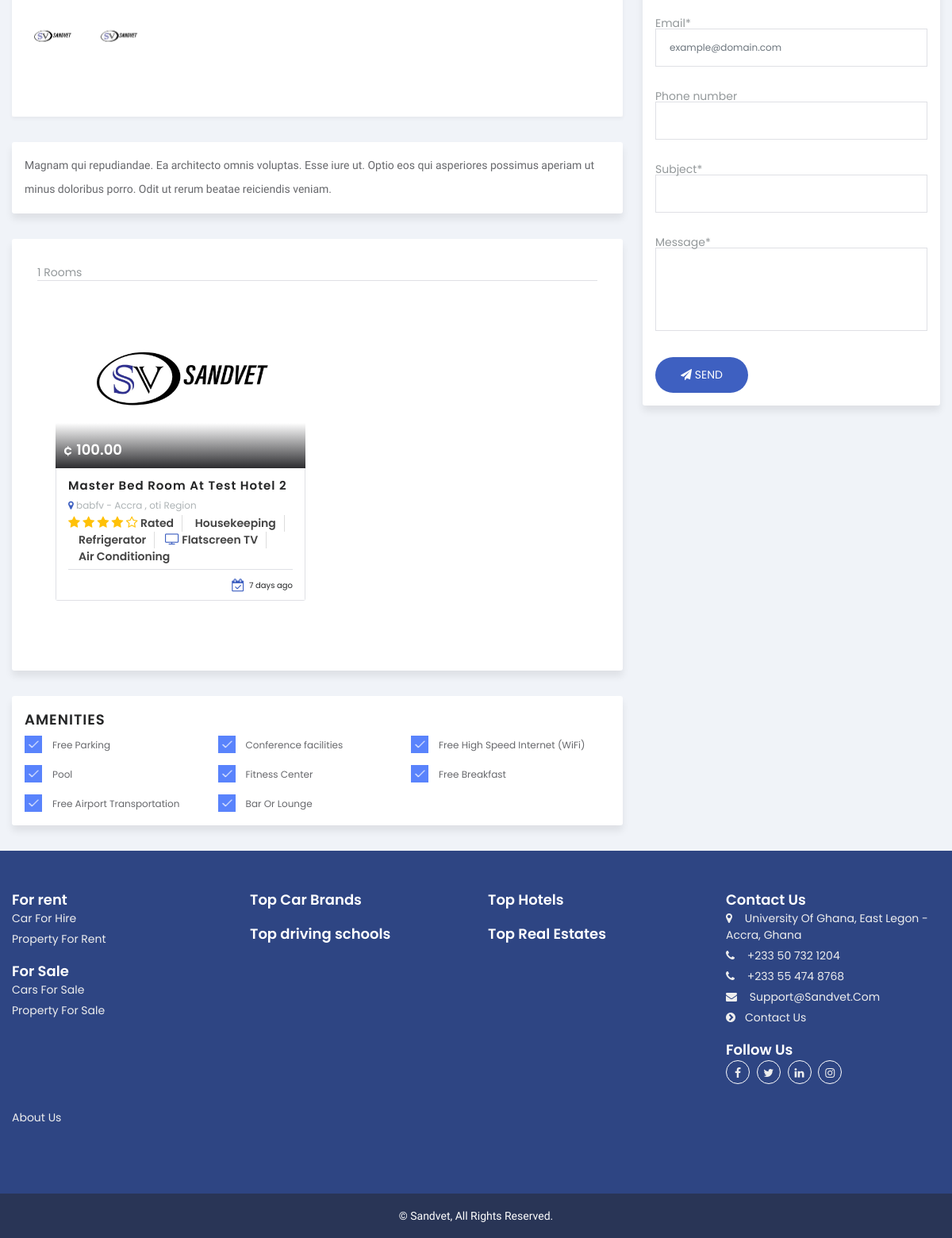
The page /property/hotel/detail/test-hotel-2/ (lower part) on the database as committed earlier.
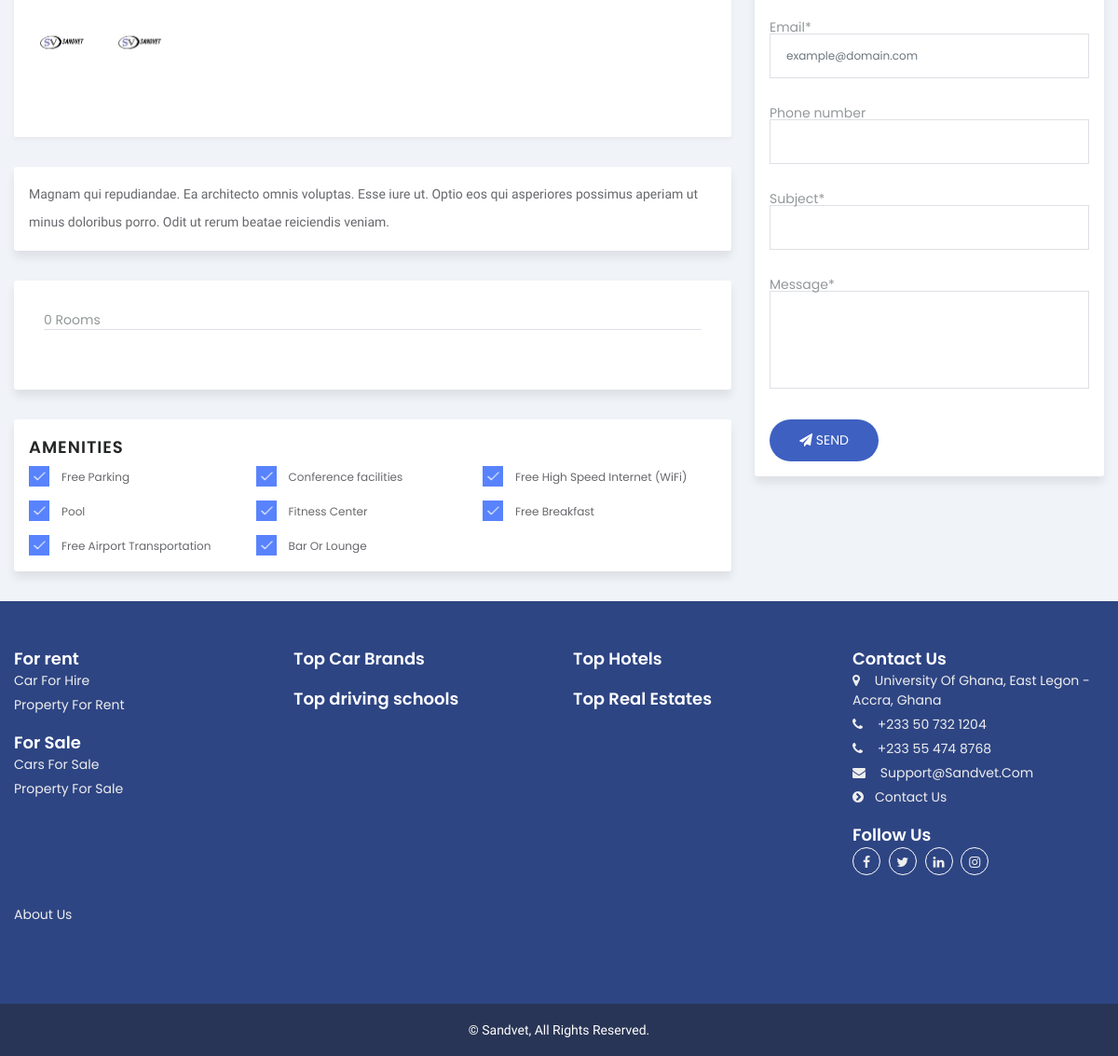
The same page on the database as committed later.
### property/models.py (models this page shows, shortened)
class HotelImage(models.Model):
    hotel = models.ForeignKey(Hotel, on_delete=models.CASCADE, null=True, blank=True, related_name='hotelimages')
    images = models.ImageField(null=True, blank=True, upload_to="hotel/imgs/")
    @property
    def imageURL(self):
        try:
            url = self.images.url
        except:
            url = ''
        return url

class Hotel(models.Model):
    title = models.CharField(max_length=200,null=True)
    location_address = models.CharField(max_length=200, null=True)
    locality = models.ForeignKey(Locality, on_delete=models.CASCADE, null=True)
    region = models.CharField(choices=REGIONS_LIST, max_length=20, null=True)
    logo = models.ImageField(upload_to='hotels/logo', null=True)
    image = models.ImageField(upload_to='hotels/')
    description = models.TextField(null=True, blank=False)
    rate = models.CharField(choices=STAR_RATING, max_length=1, null=True, blank=True)
    free_parking = models.BooleanField(default=False)
    free_wiFi = models.BooleanField(default=False)
    pool = models.BooleanField(default=False)
    fitness_center = models.BooleanField(default=False)
    free_breakfast = models.BooleanField(default=False)
    free_airport_transportation = models.BooleanField(default=False)
    conference_facilities = models.BooleanField(default=False)
    bar_or_lounge = models.BooleanField(default=False)
    views = models.PositiveIntegerField(default=0)
    featured = models.PositiveIntegerField(default=0)
    created_at = models.DateTimeField(auto_now_add=True)
    slug = AutoSlugField(
                populate_from='title',
                unique_with='created_at__month',
                slugify=custom_slugify
            )
    def __str__(self):
        return self.title
    @property
    def imageURL(self):
        try:
            url = self.image.url
        except:
            url = ''
        return url
    @property
    def logoURL(self):
        try:
            url = self.logo.url
        except:
            url = ''
        return url

class HotelRoom(models.Model):
    hotel = models.ForeignKey(Hotel, on_delete=models.CASCADE, null=True, blank=True, related_name='hotel')
    title = models.CharField(max_length=200,null=True)
    price = models.FloatField()
    image = models.ImageField(upload_to='hotels/rooms/')
    description = models.TextField(null=True, blank=False)
    housekeeping = models.BooleanField(default=False)
    refrigerator = models.BooleanField(default=False)
    flatscreen_tv = models.BooleanField(default=False)
    kitchenette = models.BooleanField(default=False)
    room_service = models.BooleanField(default=False)
    air_conditioning = models.BooleanField(default=False)
    views = models.PositiveIntegerField(default=0)
    featured = models.PositiveIntegerField(default=0)
    created_at = models.DateTimeField(auto_now_add=True)
    slug = AutoSlugField(
                populate_from='title',
                unique_with='created_at__month',
                slugify=custom_slugify
            )
    @property
    def imageURL(self):
        try:
            url = self.image.url
        except:
            url = ''
        return url
    def get_absolute_url(self):
        return reverse("property:hotel-room-detail", kwargs={
            'slug': self.slug
        })
    def get_date(self):
        time = datetime.now()
        if self.created_at.day == time.day:
            return str(time.hour - self.created_at.hour) + " hours ago"
        else:
            if self.created_at.month == time.month:
                return str(time.day - self.created_at.day) + " days ago"
            else:
                if self.created_at.year == time.year:
                    return str(time.month - self.created_at.month) + " months ago"
                else:
                    return str(time.year - self.created_at.year) + " year(s) ago"
        return self.created_at

### core/models.py (models this page shows, shortened)
class Locality(models.Model):
    region = models.CharField(choices=REGIONS_LIST, max_length=20, null=True)
    name = models.CharField(max_length=200, null=True, unique=True)
    created_at = models.DateTimeField(auto_now_add=True)
    slug = AutoSlugField(populate_from='name',unique_with='created_at__month',slugify=custom_slugify)
    class Meta:
        ordering = ['name']

### property/views.py (the view, shortened to what this page needs)
# urls.py: path('hotel/detail/<slug>/', HotelDetail, name='hotel-detail'),
def HotelDetail(request, slug):
    lists = get_object_or_404(Hotel, slug=slug)
    hotelimages = lists.hotelimages.order_by('-id')
    session_key = 'viewed_hotel_{}'.format(lists.pk)
    if not request.session.get(session_key, False):
        lists.views += 1
        lists.save()
        request.session[session_key] = True
    form = BookingForm()
    context = {
        'object': lists,
        'objectimages': hotelimages,
        'form': form
    }
    return render(request, 'list-detail.html', context)

### core/forms.py
class BookingForm(forms.ModelForm):
    phone_number = PhoneNumberField(
        required = True,
        label='Phone Number',
        widget=forms.TextInput(
            attrs={
                'placeholder': '+233558733398',
                'required': True,
            }
        ),
    )
    email =  forms.CharField(
        required = True,
        label='Email',
        widget=forms.TextInput(
            attrs={
                'placeholder': 'example@domain.com',
                'type': 'email',
            }
        )
    )
    class Meta:
        model = Booking
        fields = ['name', 'email', 'phone_number', 'subject', 'message']

### templates/list-detail.html (shortened to what the changed rows need)
{% extends 'base.html' %}
{% load static %}
{% load crispy_forms_tags %}
{% block content%}
<section class="property-single-pg mt-4">
    <div class="container">
        <div class="property-single-page-content">
            <div class="row">
                <div class="col-lg-8 px-0 ">
                    <div class="selio_sw_win_wrapper">
                        <div class="ci sw_widget sw_wrap">
                            <div class="bootstrap-wrapper" id="listing-preview">
                                <div class="property-pg-left">
                                    {% if object.rate %}
                                    <div class="property-imgs">
                                        <div class="property-thumb-imgs">
                                            <div class="row thumb-carous">
                                                {% for img in objectimages %}
                                                <div class="col-lg-2 col-md-2 col-sm-3 col-3 thumb-img">
                                                    <div class="property-img">
                                                        <img class="lozad" src="{% static 'img/core/placeholder.jpg' %}" data-src="{{ img.imageURL}}" alt="{{ object.title }}">
                                                    </div>
                                                </div>
                                                {%endfor%}
                                            </div>
                                        </div>
                                    </div>
                                    {% endif %}
                                    {% if  object.logo %}
                                    <div class="descp-text">
                                        <p>{{ object.description }}</p>
                                    </div>
                                        <div class="descp-text">
                                            <div class="row align-items-center justify-content-between panel__cardhead">
                                                <div class="sortby">
                                                    {% if  object.rate %}
                                                        {{object.hotel.all|length}} Rooms
                                                    {% else %}
                                                        {{object.realestate.all|length}} Property Units
                                                    {% endif %}
                                                </div>
                                            </div>
                                            <div class="listings panel__cardbody row">
                                                <div class="list_products col-12 m-0 p-0">
                                                    <div class="row">
                                                    {% if  object.rate %}
                                                        {% for list in object.hotel.all %}
                                                            <div class="col-md-6 mb-3">
                                                                {% include 'includes/list.html' %}
                                                            </div>
                                                        {% endfor %}
                                                    {% else %}
                                                        {% for list in object.realestate.all %}
                                                            <div class="col-md-6 mb-3">
                                                                {% include 'includes/list.html' %}
                                                            </div>
                                                        {% endfor %}
                                                    {% endif %}
                                                    </div>
                                                </div>
                                            </div>
                                        </div>
                                    {% endif %}
                                </div>
                            </div>
                        </div>
                    </div>
                </div>
                <div class="col-lg-4 pr-0">
                    <div class="sidebar layout2">
                        {% include 'details/form.html'%}
                    </div>
                </div>
            </div>
        </div>
    </div>
</section>
{%endblock %}

### templates/includes/list.html (shortened to what the changed rows need)
{% load humanize %}
{% load static %}
    <div class="card listing__card ">
        <a href="{{ list.get_absolute_url }}" title="{{ list.title }}" class="preview">
            <div class="card__imgBlock">
                <img data-src="{{ list.imageURL }}" alt="{{ list.title }}" src="{% static 'img/core/placeholder.jpg' %}" class="img-fluid lozad">
                {% if not list.url %}
                    {% if not list.rate %}
                        <div class="card__rateInfo">
                            <h5>&cent; {{ list.price|floatformat:2|intcomma }}</h5>
                        </div>
                    {% endif %}
                {% endif %}
            </div>
        </a>
        <div class="card__full">
            <div class="card__body d-flex justify-content-between">
                <div>
                    <a href="{{ list.get_absolute_url }}" title="{{ list.title }}">
                        {% if list.hotel %}
                            <h3>{{ list.title }} At {{list.hotel}} </h3>
                            <p>
                                <i class="fa fa-map-marker"></i> {{ list.hotel.location_address}} -
                                {{ list.hotel.locality.name }} , {{ list.hotel.region }} Region
                            </p>
                        {% else %}
                            <h3>{{ list.title }}</h3>
                            <p>
                                <i class="fa fa-map-marker"></i> {{ list.location_address}} -
                                {{ list.locality.name }} , {{ list.region }} Region
                            </p>
                        {% endif %}
                    </a>
                    <div class="card__resultItems">
                        {% if list.url %}
                        <span class="property-card-value">
                            <span class="field_name"><i class="fa fa-globe"></i></span>
                            <span class="item">{{ list.url }}</span>
                        </span><br>
                        <span class="property-card-value">
                            <span class="field_name"><i class="fa fa-home"></i></span>
                            <span class="item">{{ list.num_props }} Property Units</span>
                        </span>
                        {% elif not list.rate %}
                            {% if list.hotel.rate %}
                            <span class="property-card-value">
                                <span class="item">
                                    {% if  list.hotel.rate == '1' %}
                                        <i class="fa fa-star"></i>
                                        <i class="fa fa-star-o"></i>
                                        <i class="fa fa-star-o"></i>
                                        <i class="fa fa-star-o"></i>
                                        <i class="fa fa-star-o"></i>
                                    {% elif  list.hotel.rate  == '2' %}
                                        <i class="fa fa-star"></i>
                                        <i class="fa fa-star"></i>
                                        <i class="fa fa-star-o"></i>
                                        <i class="fa fa-star-o"></i>
                                        <i class="fa fa-star-o"></i>
                                    {% elif  list.hotel.rate  == '3' %}
                                        <i class="fa fa-star"></i>
                                        <i class="fa fa-star"></i>
                                        <i class="fa fa-star"></i>
                                        <i class="fa fa-star-o"></i>
                                        <i class="fa fa-star-o"></i>
                                    {% elif  list.hotel.rate  == '4' %}
                                        <i class="fa fa-star"></i>
                                        <i class="fa fa-star"></i>
                                        <i class="fa fa-star"></i>
                                        <i class="fa fa-star"></i>
                                        <i class="fa fa-star-o"></i>
                                    {% elif  list.hotel.rate  == '5' %}
                                        <i class="fa fa-star"></i>
                                        <i class="fa fa-star"></i>
                                        <i class="fa fa-star"></i>
                                        <i class="fa fa-star"></i>
                                        <i class="fa fa-star"></i>
                                    {% endif %}
                                    Rated
                                </span>
                            </span>
                            {% if  list.housekeeping %}
                            <span class="property-card-value">
                                <span class="item">Housekeeping</span>
                            </span>
                            {% endif %}
                            {% if  list.refrigerator %}
                            <span class="property-card-value">
                                <span class="item">Refrigerator</span>
                            </span>
                            {% endif %}
                            {% if  list.flatscreen_tv %}
                            <span class="property-card-value">
                                <span class="field_name"><i class="fa fa-television"></i></span>
                                <span class="item">Flatscreen TV</span>
                            </span>
                            {% endif %}
                            {% if  list.air_conditioning %}
                            <span class="property-card-value">
                                <span class="item">Air Conditioning</span>
                            </span>
                            {% endif %}
                            {% endif %}
                        {% endif %}
                    </div>
                </div>
            </div>
            <div class="card__footer">
                {% if list.rate %}
                    <a href="{{ list.get_absolute_url }}" class="btn btn-enroll btn-primary btn-sm text-white">view Hotel</a>
                {% else %}
                <a href="#" title="" ><i class="fa fa-calendar-check-o"></i> {{ list.get_date }} </a>
                {% endif %}
            </div>
        </div>
    </div>

Rows that differ between the two databases and show on the page:
removed HotelRoom: price "100.00", title "Master Bed Room", hotel "Test Hotel 2", hotel.location_address "babfv", hotel.locality.name "Accra", hotel.region "oti", shows "Rated", housekeeping "Housekeeping", refrigerator "Refrigerator", flatscreen_tv True (drawn), air_conditioning "Air Conditioning", get_date "7 days ago"
computed for Hotel: hotel.all|length "1" → "0"
